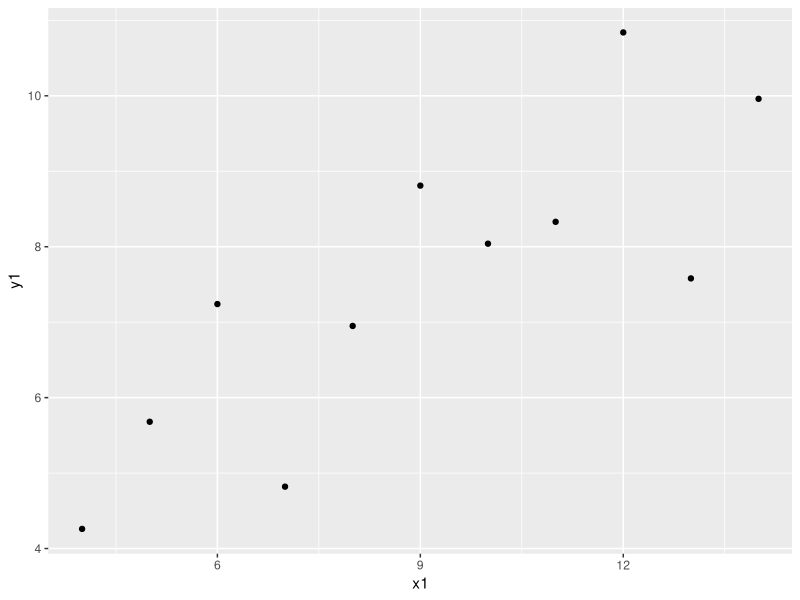
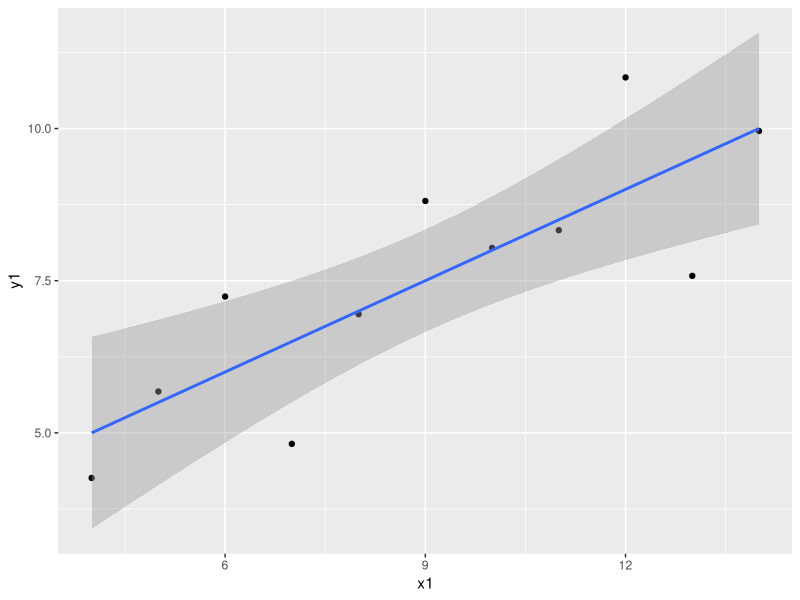
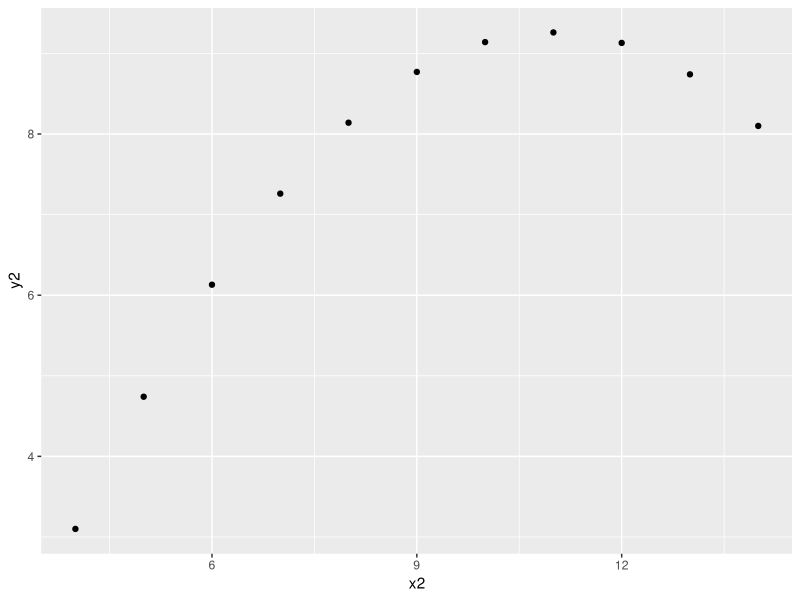
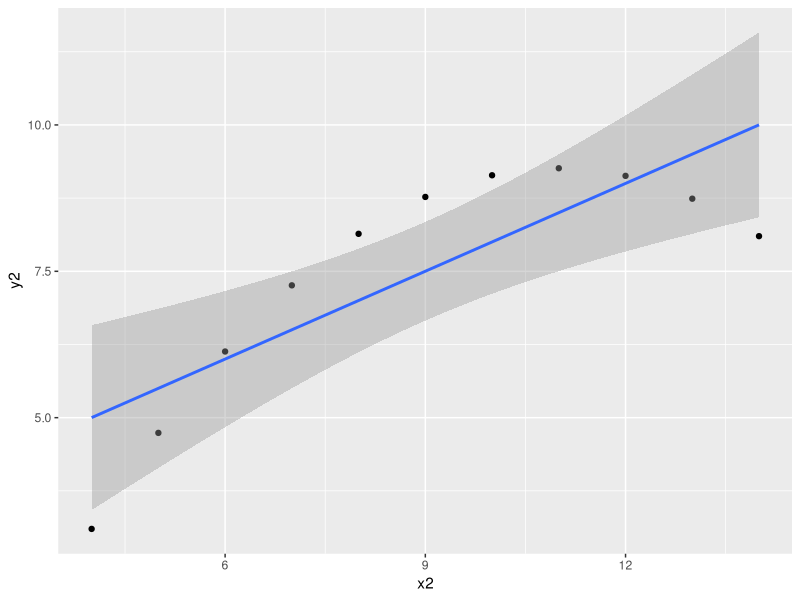
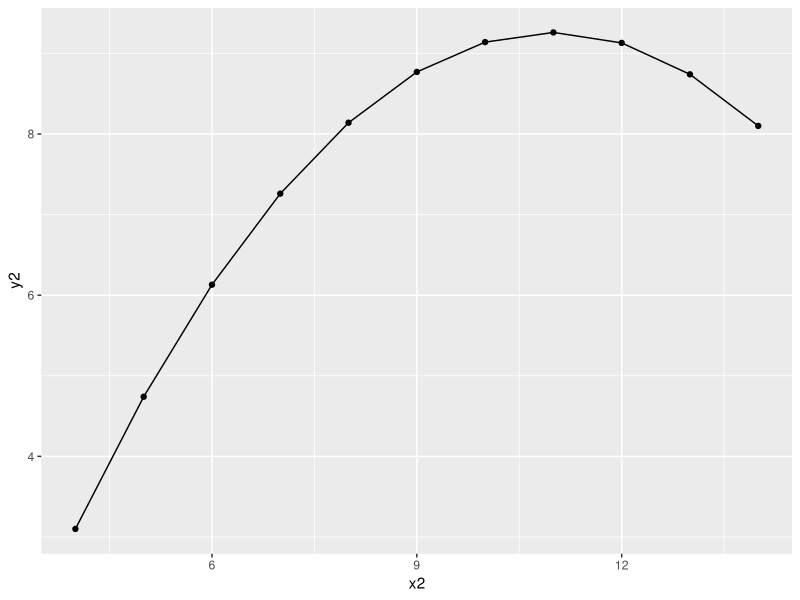
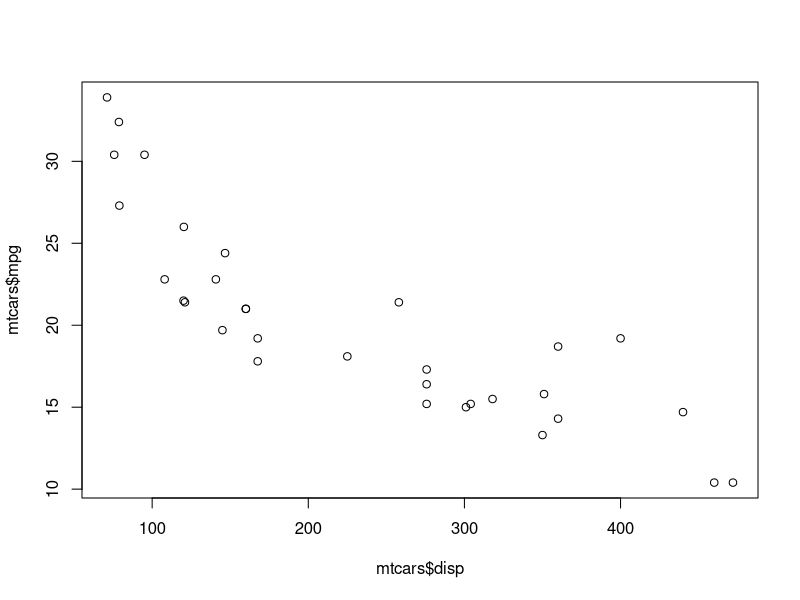

Source code (R) for these figures, in order:
## ---- chunk 1
options(htmltools.dir.version = FALSE)
knitr::opts_chunk$set(comment = "")
## ---- chunk 2
knitr::kable(anscombe)
## ---- chunk 3
library(ggplot2)
ggplot(data = anscombe, aes(x=x1,y=y1)) +
  geom_point()
## ---- chunk 4
library(ggplot2)
ggplot(data = anscombe, aes(x=x1,y=y1)) +
  geom_point()+geom_smooth(method = "lm")
## ---- chunk 5
library(ggplot2)
ggplot(data = anscombe, aes(x=x2,y=y2)) +
  geom_point()
## ---- chunk 6
library(ggplot2)
ggplot(data = anscombe, aes(x=x2,y=y2)) +
  geom_point()+geom_smooth(method = "lm")
## ---- chunk 7
library(ggplot2)
ggplot(data = anscombe, aes(x=x2,y=y2)) +
  geom_point()+geom_line()
## ---- chunk 8
plot(mtcars$disp,mtcars$mpg)
## ---- chunk 9
rnorm(5) # create 5 normal variates
